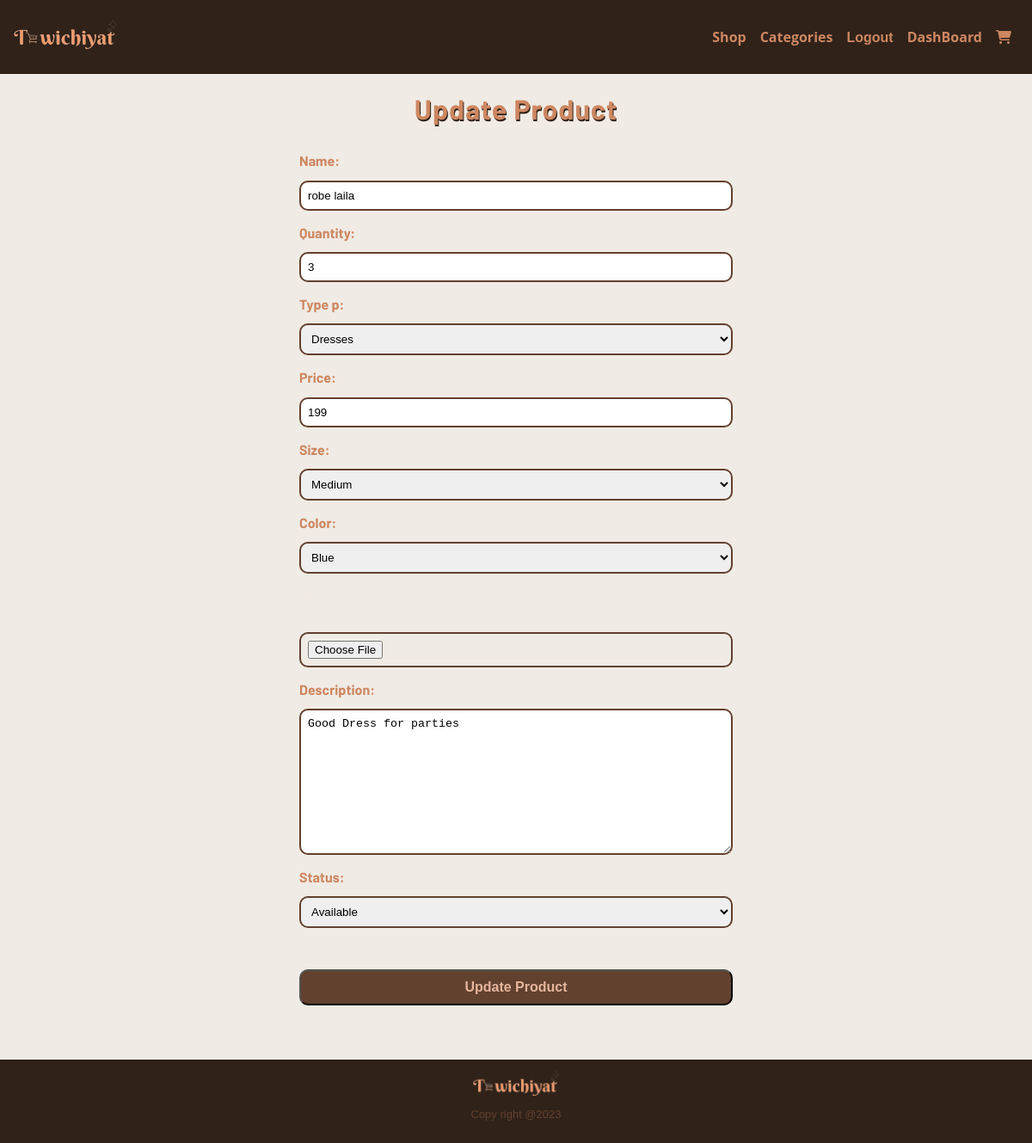
/dashboard/update_product/9/ (signed in), run on an earlier commit of the app's database.
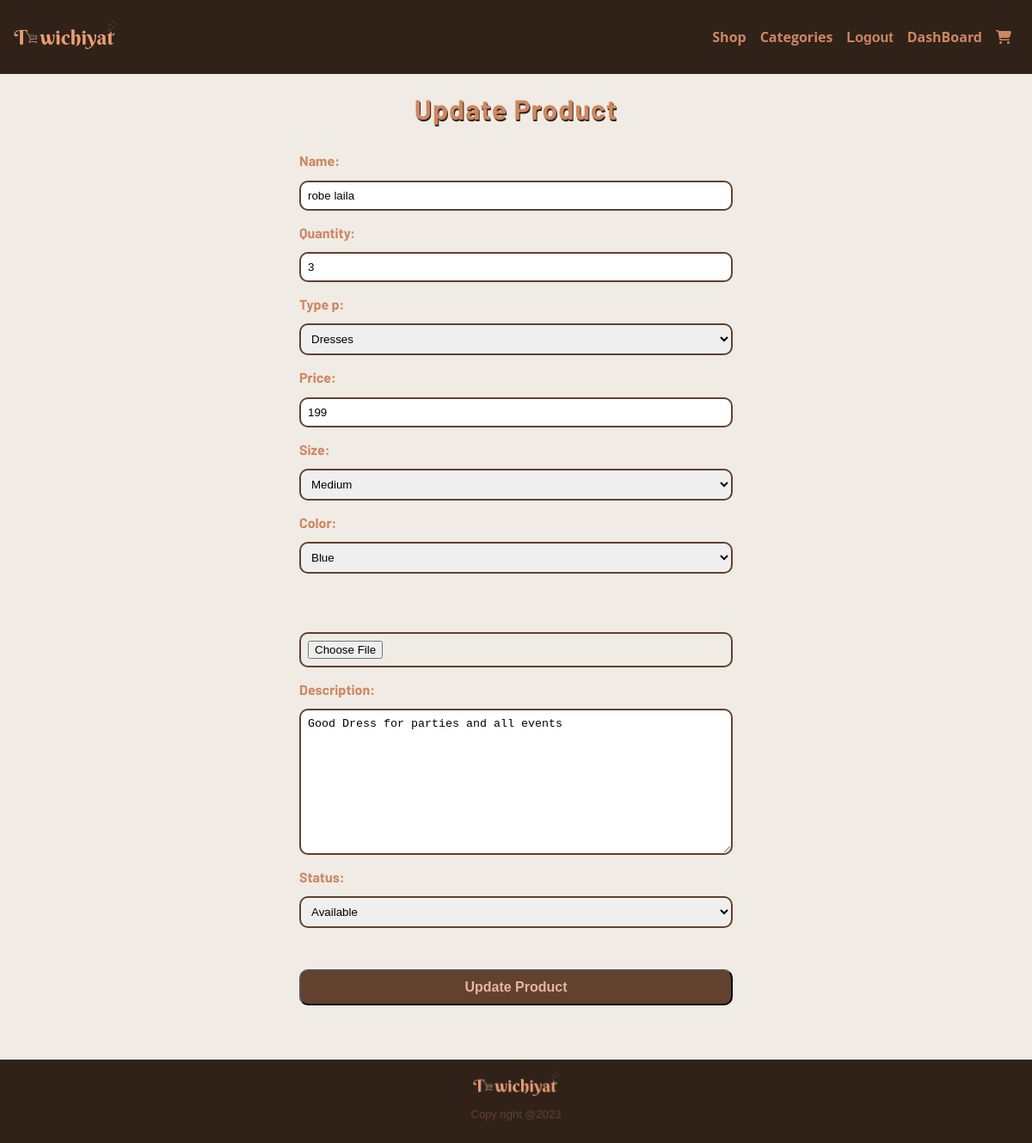
And on a later commit of the database.
### vendor_dashboard/models.py (models this page shows, shortened)
class Product(models.Model):
    name = models.CharField(max_length=25,default='Anonymous Product')
    type_p = models.CharField(max_length=25)
    price = models.IntegerField()
    size = models.CharField(max_length=4)
    color = models.CharField(max_length=25)
    description = models.TextField(max_length=400)
    image = models.ImageField(default='default.png', blank=True)
    date = models.DateTimeField(default=datetime.datetime.now, editable=False)
    quantity = models.IntegerField(default=1)
    author = models.ForeignKey(User , null=True, on_delete=models.CASCADE)
    status = models.CharField(max_length=14 , default="Available")

### vendor_dashboard/views.py (the view)
# urls.py: path('update_product/<int:product_id>/', views.update_product, name='update_product'),
@login_required(login_url="/userP/login")
def update_product(request, product_id):
    product = get_object_or_404(Product, id=product_id)
    if request.method == 'POST':
        form = UpdateProduct(request.POST, request.FILES, instance=product)
        if form.is_valid():
            product=form.save()
            print(product.type_p)
            return redirect('vendor_dashboard:product_area')
        else:
            return JsonResponse({'error': 'form invalid', 'errors': form.errors})
    else:
        form = UpdateProduct(instance=product)
    return render(request, 'vendor_dashboard/update_product.html', {'form': form, 'product': product})

### Store/context_processors.py (called while the page is built)
def collectionslist(request):
    return {'collectionslist':Collection.objects.filter()}

### Store/models.py (called while the page is built)
    def __str__(self):
        return self.name

### userP/context_processors.py (called while the page is built)
def profiles(request):
    return {'profiles':Profile.objects.all()}

### vendor_dashboard/templates/vendor_dashboard/update_product.html (shortened to what this page needs)
{% extends 'base_layout.html'%}
{% block content %}
    <div class="update-product-wrapper">
        <div class="update-product-container">
            <h1>Update Product</h1>
            <form class="site-form"  method="post"  enctype="multipart/form-data">
                {{ form }}
                <input type="submit" value="Update Product" class="update-btn">
            </form>
          </div>
    </div>
{% endblock %}

What changed in the data, as far as the page shows it:
changed Product "robe laila": description "Good Dress for parties" → "Good Dress for parties and all events"
